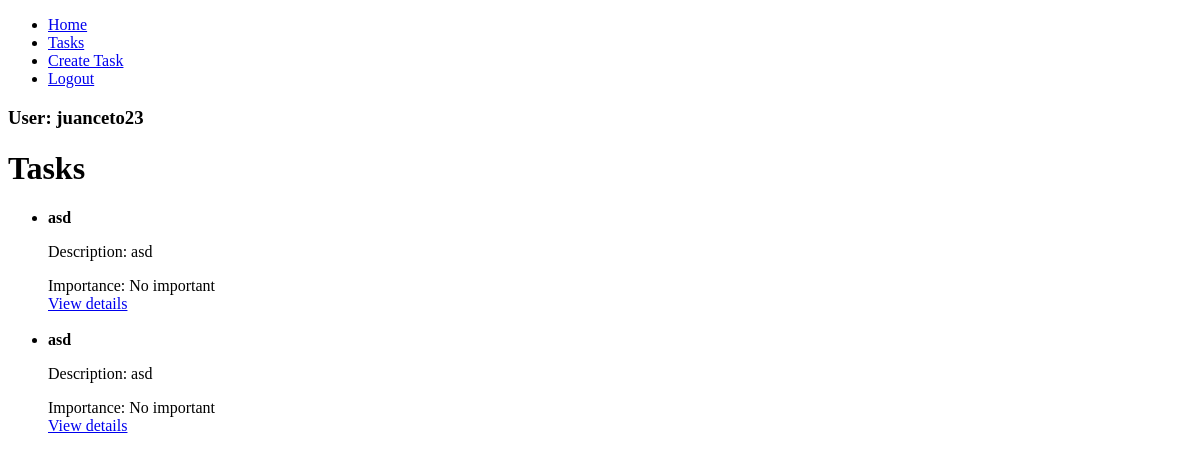
The page /tasks/ (signed in) on the database as committed earlier.
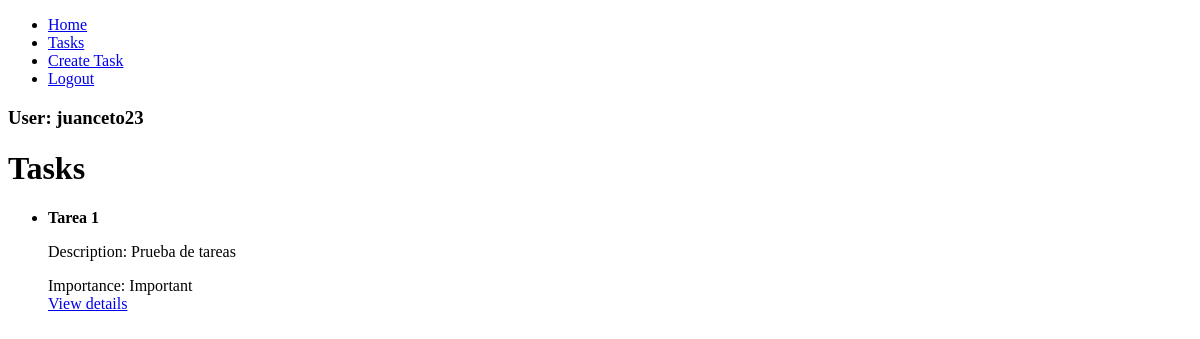
The same page on the database as committed later.
### tasks/models.py (models this page shows, shortened)
class Task(models.Model):
    title = models.CharField(max_length=100)
    description = models.TextField(blank=True, max_length=300)
    date_created = models.DateTimeField(auto_now_add=True)
    date_completed = models.DateTimeField(null=True, blank=True)
    important = models.BooleanField(default=False)
    user = models.ForeignKey(User, on_delete=models.CASCADE)

### tasks/views.py (the view)
# urls.py: path('tasks/', views.tasks, name="tasks"),
def tasks(request):
    tasks = Task.objects.filter(user=request.user, date_completed__isnull=True)
    return render(request, 'tasks.html', {
        'tasks': tasks
    })

### tasks/templates/tasks.html
{% extends 'base.html' %}
{% block content %}
    <h1>Tasks</h1>
    <ul>
        {% for task in tasks %}
        <li>
            <strong> {{ task.title }} </strong>
            <p> Description: {{ task.description }} </p>
            <span> Importance: </span>
            {% if task.important == True %}
                <span> Important </span>
            {% else %}
                <span> No important </span>
            {% endif %}
            <br>
            <a href="{% url 'task_detail' task.id %}">
                View details
            </a>
        </li>
        <br>
        {% endfor %}
    </ul>
{% endblock %}

### tasks/templates/base.html (shortened to what this page needs)
<!DOCTYPE html>
<html lang="en">
    <head>
    </head>
    <body>
        <nav>
            <ul>
                <li>
                    <a href="/">Home</a>
                </li>
                {% if user.is_authenticated %}
                    <li>
                        <a href="/tasks">Tasks</a>
                    </li>
                    <li>
                        <a href="/tasks/create/">Create Task</a>
                    </li>
                    <li>
                        <a href="/logout">Logout</a>
                    </li>
                {% endif %}
            </ul>
            {% if user.is_authenticated %}
                <h3>
                    User: {{ user }}
                </h3>
            {% endif %}
        </nav>
        {% block content %}
        {% endblock %}
    </body>
</html>

Rows that differ between the two databases and show on the page:
removed Task: title "asd", description "asd", important "No important"
removed Task: title "asd", description "asd", important "No important"
added Task: title "Tarea 1", description "Prueba de tareas", important "Important"
